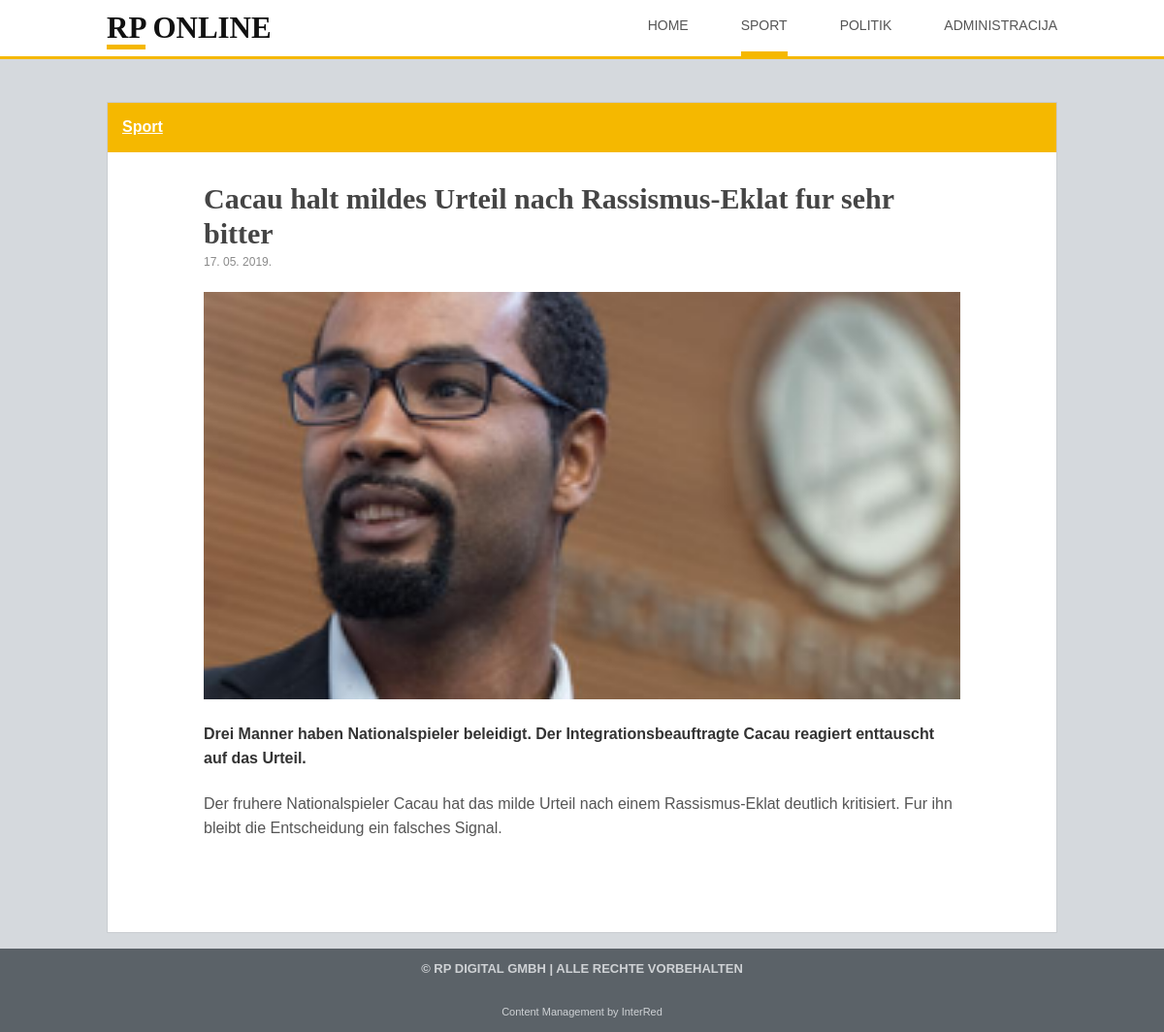
The app's page /article.php?slug=cacau-urteil-rassismus-eklat with its own data.
### tables this page shows
CREATE TABLE articles (
    id INT AUTO_INCREMENT PRIMARY KEY,
    title VARCHAR(255) NOT NULL,
    slug VARCHAR(255) NOT NULL UNIQUE,
    category VARCHAR(80) NOT NULL,
    image VARCHAR(255) NOT NULL,
    summary TEXT NOT NULL,
    content MEDIUMTEXT NOT NULL,
    author VARCHAR(120) NOT NULL,
    published TINYINT(1) NOT NULL DEFAULT 1,
    created_at DATE NOT NULL
);

### includes/functions.php (called while the page is built, shortened)
<?php
function e(string $value): string
{
    return htmlspecialchars($value, ENT_QUOTES, 'UTF-8');
}
function find_article(string $slug): ?array
{
    $pdo = db();
    if ($pdo instanceof PDO) {
        $stmt = $pdo->prepare('SELECT * FROM articles WHERE slug = :slug AND published = 1 LIMIT 1');
        $stmt->execute(['slug' => $slug]);
        $article = $stmt->fetch();
        return $article ?: null;
    }
    return null;
}

### article.php (the view, shortened to what this page needs)
<?php
require_once __DIR__ . '/includes/functions.php';
$slug = $_GET['slug'] ?? '';
$article = find_article($slug);
require_once __DIR__ . '/includes/header.php';
$paragraphs = preg_split('/\n\s*\n/', $article['content']);
?>
<article class="article-full">
    <div class="section-label"><?= e($article['category']) ?></div>
    <h1><?= e($article['title']) ?></h1>
    <time datetime="<?= e($article['created_at']) ?>"><?= e(date('d. m. Y.', strtotime($article['created_at']))) ?></time>
    <img class="hero-image" src="<?= e($article['image']) ?>" alt="<?= e($article['title']) ?>">
    <p class="lead"><?= e($article['summary']) ?></p>
    <?php foreach ($paragraphs as $paragraph): ?>
        <p><?= e(trim($paragraph)) ?></p>
    <?php endforeach; ?>
</article>
<?php require_once __DIR__ . '/includes/footer.php'; ?>

### assets/css/style.css (style rules this page uses)
* { box-sizing: border-box; }
body { margin: 0; background: #d5d9dd; color: #555; font-family: Arial, Helvetica, sans-serif; line-height: 1.55; }
.news-section h1, .section-label { margin: 0; padding: 13px 15px; background: #f5b800; color: #fff; font-size: 16px; font-weight: 700; text-decoration: underline; }
.article-image img, .hero-image { display: block; width: 100%; height: 100%; object-fit: cover; }
.article-full, .form-panel, .admin-panel { background: #fff; border: 1px solid #c9cdd1; }
.article-full { padding-bottom: 72px; }
.article-full h1 { width: min(780px, calc(100% - 40px)); margin: 30px auto 2px; color: #454545; font-family: Georgia, 'Times New Roman', serif; font-size: 30px; line-height: 1.2; }
.article-full time, .article-full p { display: block; width: min(780px, calc(100% - 40px)); margin-right: auto; margin-left: auto; }
.article-full time { margin-bottom: 22px; color: #8b8b8b; font-size: 12px; }
.hero-image { width: min(780px, calc(100% - 40px)); height: auto; max-height: 420px; margin: 0 auto 24px; object-fit: cover; }
.article-full p { margin-top: 0; margin-bottom: 22px; font-size: 16px; }
.article-full .lead { color: #333; font-weight: 700; }

### records on screen
articles: category "Sport", title "Cacau halt mildes Urteil nach Rassismus-Eklat fur sehr bitter", created_at "17. 05. 2019.", image (picture), summary "Drei Manner haben Nationalspieler beleidigt. Der Integrationsbeauftragte Cacau reagiert enttauscht auf das Urteil.", content "Der fruhere Nationalspieler Cacau hat das milde Urteil nach einem Rassismus-Eklat deutlich kritisiert. Fur ihn bleibt die Entscheidung ein falsches Signal."
